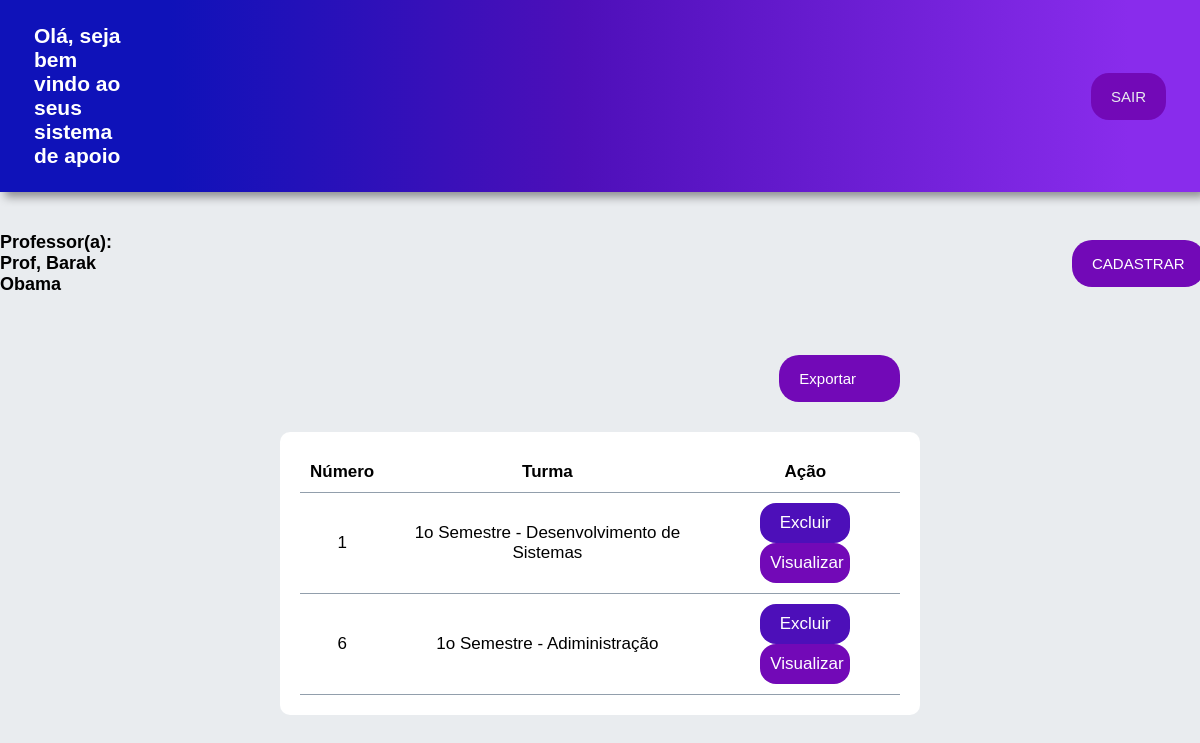
The page /lista_turma/1 on the database its author committed.
### App_Escola/models.py (models this page shows, shortened)
class Professor(models.Model):
    nome = models.CharField(max_length=120)
    email = models.CharField(max_length=120)
    senha = models.CharField(max_length=64)

class Turma(models.Model):
    nome_turma = models.CharField(max_length=120)
    id_professor = models.ForeignKey(Professor, null=True, on_delete=models.PROTECT)

### App_Escola/views.py (the view)
# urls.py: path('lista_turma/<int:id_professor>', views.lista_turma, name='lista_turma'),
def lista_turma(request, id_professor):
    dados_professor = Professor.objects.filter(id=id_professor).values("nome", "id")
    usuario_logado = dados_professor[0]
    usuario_logado = usuario_logado['nome']
    id_logado = dados_professor[0]
    id_logado = id_logado['id']
    turmas_do_professor = Turma.objects.filter(id_professor=id_logado)
    return render(request, 'Page_professor.html',
                  {'usuario_logado': usuario_logado, 'turmas_do_professor': turmas_do_professor,
                   'id_logado': id_logado})

### App_Escola/templates/Page_professor.html (shortened to what this page needs)
{% load static %}
<!DOCTYPE html>
<html lang="pt-BR">
<head>
    <link rel="stylesheet" type="text/css" href="{% static 'css/professor.css' %}">
</head>
<body>
    <header>
        <nav>
            <div class="nav-bar">
                <h1>Olá, seja bem vindo ao seus sistema de apoio</h1>
                <button><a href="{% url 'sair' %}" style="text-decoration: none;color:#e9ecef;">SAIR</a></button>
            </div>
        </nav>
    </header>
    <main>
        <div class="titulos">
           <h3>Professor(a): {{usuario_logado}}</h3>
          <button type="submit" name="tela_cadastro"><a href="/cad_turma/{{id_logado}}" style="text-decoration: none; color: white;">CADASTRAR</a></button>
        </div>
        <div class="excel">
            <a href="{% url 'exportar_excel_turma' %}">
                <button>Exportar</button>
            </a>
        </div>
        <div class="tabela">
            <table>
                <tr>
                    <th>Número</th>
                    <th>Turma</th>
                    <th>Ação</th>
                </tr>
                {% for igs in turmas_do_professor %}
                <tr>
                    <td>{{igs.id}}</td>
                    <td>{{igs.nome_turma}}</td>
                    <td>
                        <button id="exclude"><a href = "{% url 'excluir_turma' id_turma=igs.id%}" style="text-decoration: none; color: white;">Excluir</a></button>
                        <button id="view"><a href="{% url 'lista_atividade' id_selecionado=igs.id %}" style="text-decoration: none; color: white;">Visualizar</a></button>
                    </td>
                </tr>
                {% endfor %}
            </table>
        </div>
    </main>
</body>
</body>
</html>

### App_Escola/static/css/professor.css (style rules this page uses)
* { margin: 0px; padding: 0px; }
body { width: 100%; background-color: #e9ecef; }
header { display: flex; padding: 3vh; justify-content: space-around; align-items: center; font-family: "Roboto-Condensed", sans-serif; font-size: 14px; color: #ffff; background: linear-gradient(90deg, rgba(15,18,185,1) 14%, rgba(77,15,185,1) 48%, rgba(137,44,236,1) 94%); filter: drop-shadow(5px 5px 5px rgba(0 0 0 / 40%)); }
.nav-bar { display: flex; justify-content: space-around; align-items: center; padding: 0 10px 0 10px; }
.nav-bar h1 { padding-right: 120vh; align-items: center; }
.nav-bar button { display: flex; padding: 15px 20px 15px 20px; border: none; background-color:#7209B7 ; border-radius: 18px; color: white; font-family: "Roboto-Condensed", sans-serif; font-size: 15px; }
.titulos { display: flex; justify-content: space-evenly; align-items: center; font-family: "Roboto-Condensed", sans-serif; font-size: 16px; margin-top: 40px; }
.titulos button { display: flex; padding:15px 20px 15px 20px; align-items:center; border:none; background-color:#7209B7; border-radius: 20px; color: white; font-family: "Nunito", sans-serif; font-size: 15px; }
.titulos h3 { display: flex; padding-right: 120vh; justify-content: center; align-items: center; font-family: "Roboto-Condensed", sans-serif; font-size: 18px; }
.tabela { display: flex; justify-content: center; padding: 20px; align-items: center; background-color: white; width: 50%; margin: auto; border-radius: 10px; overflow-x: auto; }
table { width: 100%; border-collapse: collapse; padding: 10px; text-align: center; font-family: "Roboto-Condensed", sans-serif; font-size: 17px; }
th, td { padding: 10px; border-bottom: 1px solid #929fac; }
button#exclude { width: 90px; background-color:rgba(77,15,185,1); padding: 10px 10px 10px 10px; align-items: center; border: none; font-family: "Roboto-Condensed", sans-serif; font-size: 17px; color: white; border-radius: 16px; }
a { text-decoration: none; }
button#view { width: 90px; background-color: #7209B7; padding: 10px 10px 10px 10px; align-items: center; border: none; font-family: "Roboto-Condensed", sans-serif; font-size: 17px; color: white; border-radius: 16px; }
a { text-decoration: none; color:#e9ecef; }
.excel { display: flex; justify-content: flex-end; margin-top: 60px; margin-bottom: 30px; align-items:center; border:none; color: white; font-family: "Nunito", sans-serif; font-size: 15px; width: 50%; margin-left: 25%; }
.excel a { display: flex; align-items:center; text-decoration: none; }
.excel button { display: flex; padding:15px 20px 15px 20px; border:none; background-color:#7209B7; border-radius: 20px; color: white; font-family: "Nunito", sans-serif; font-size: 15px; }

### rows shown on the page
Professor: nome "Prof, Barak Obama"
Turma: id "1", nome_turma "1o Semestre - Desenvolvimento de Sistemas"
Turma: id "6", nome_turma "1o Semestre - Adiministração"
